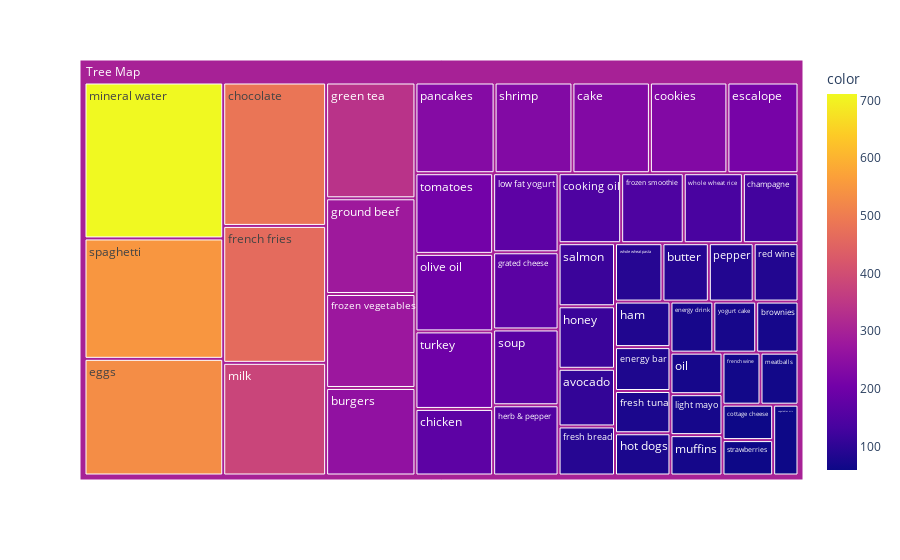

Notebook code for this chart:
### Code cell
import plotly.express as px
df_table["all"] = "Tree Map"
fig = px.treemap(df_table.head(50), path=['all', "items"], values='transactions',
                  color=df_table["transactions"].head(50),
                )
fig.show()

### Figure 1 — Plotly figure (JSON) as saved in the notebook; plotly's stock layout.template omitted (floating-point values rounded to 4 significant figures)
{"data": [{"branchvalues": "total", "customdata": [[107], [71], [257], [89], [231], [128], [170], [485], [231], [144], [59], [532], [80], [72], [212], [463], [65], [91], [77], [144], [276], [166], [340], [281], [83], [151], [116], [77], [70], [170], [65], [381], [711], [69], [71], [198], [236], [86], [86], [117], [232], [163], [549], [59], [206], [198], [59], [91], [136], [72], [300.0]], "domain": {"x": [0, 1], "y": [0, 1]}, "hovertemplate": "labels=%{label}<br>transactions=%{value}<br>parent=%{parent}<br>id=%{id}<br>color=%{color}<extra></extra>", "ids": ["Tree Map/avocado", "Tree Map/brownies", "Tree Map/burgers", "Tree Map/butter", "Tree Map/cake", "Tree Map/champagne", "Tree Map/chicken", "Tree Map/chocolate", "Tree Map/cookies", "Tree Map/cooking oil", "Tree Map/cottage cheese", "Tree Map/eggs", "Tree Map/energy bar", "Tree Map/energy drink", "Tree Map/escalope", "Tree Map/french fries", "Tree Map/french wine", "Tree Map/fresh bread", "Tree Map/fresh tuna", "Tree Map/frozen smoothie", "Tree Map/frozen vegetables", "Tree Map/grated cheese", "Tree Map/green tea", "Tree Map/ground beef", "Tree Map/ham", "Tree Map/herb & pepper", "Tree Map/honey", "Tree Map/hot dogs", "Tree Map/light mayo", "Tree Map/low fat yogurt", "Tree Map/meatballs", "Tree Map/milk", "Tree Map/mineral water", "Tree Map/muffins", "Tree Map/oil", "Tree Map/olive oil", "Tree Map/pancakes", "Tree Map/pepper", "Tree Map/red wine", "Tree Map/salmon", "Tree Map/shrimp", "Tree Map/soup", "Tree Map/spaghetti", "Tree Map/strawberries", "Tree Map/tomatoes", "Tree Map/turkey", "Tree Map/vegetables mix", "Tree Map/whole wheat pasta", "Tree Map/whole wheat rice", "Tree Map/yogurt cake", "Tree Map"], "labels": ["avocado", "brownies", "burgers", "butter", "cake", "champagne", "chicken", "chocolate", "cookies", "cooking oil", "cottage cheese", "eggs", "energy bar", "energy drink", "escalope", "french fries", "french wine", "fresh bread", "fresh tuna", "frozen smoothie", "frozen vegetables", "grated cheese", "green tea", "ground beef", "ham", "herb & pepper", "honey", "hot dogs", "light mayo", "low fat yogurt", "meatballs", "milk", "mineral water", "muffins", "oil", "olive oil", "pancakes", "pepper", "red wine", "salmon", "shrimp", "soup", "spaghetti", "strawberries", "tomatoes", "turkey", "vegetables mix", "whole wheat pasta", "whole wheat rice", "yogurt cake", "Tree Map"], "marker": {"coloraxis": "coloraxis", "colors": [107, 71, 257, 89, 231, 128, 170, 485, 231, 144, 59, 532, 80, 72, 212, 463, 65, 91, 77, 144, 276, 166, 340, 281, 83, 151, 116, 77, 70, 170, 65, 381, 711, 69, 71, 198, 236, 86, 86, 117, 232, 163, 549, 59, 206, 198, 59, 91, 136, 72, 300.0]}, "name": "", "parents": ["Tree Map", "Tree Map", "Tree Map", "Tree Map", "Tree Map", "Tree Map", "Tree Map", "Tree Map", "Tree Map", "Tree Map", "Tree Map", "Tree Map", "Tree Map", "Tree Map", "Tree Map", "Tree Map", "Tree Map", "Tree Map", "Tree Map", "Tree Map", "Tree Map", "Tree Map", "Tree Map", "Tree Map", "Tree Map", "Tree Map", "Tree Map", "Tree Map", "Tree Map", "Tree Map", "Tree Map", "Tree Map", "Tree Map", "Tree Map", "Tree Map", "Tree Map", "Tree Map", "Tree Map", "Tree Map", "Tree Map", "Tree Map", "Tree Map", "Tree Map", "Tree Map", "Tree Map", "Tree Map", "Tree Map", "Tree Map", "Tree Map", "Tree Map", ""], "type": "treemap", "values": [107, 71, 257, 89, 231, 128, 170, 485, 231, 144, 59, 532, 80, 72, 212, 463, 65, 91, 77, 144, 276, 166, 340, 281, 83, 151, 116, 77, 70, 170, 65, 381, 711, 69, 71, 198, 236, 86, 86, 117, 232, 163, 549, 59, 206, 198, 59, 91, 136, 72, 9223]}], "layout": {"autosize": true, "coloraxis": {"colorbar": {"title": {"text": "color"}}, "colorscale": [[0, "#0d0887"], [0.1111, "#46039f"], [0.2222, "#7201a8"], [0.3333, "#9c179e"], [0.4444, "#bd3786"], [0.5556, "#d8576b"], [0.6667, "#ed7953"], [0.7778, "#fb9f3a"], [0.8889, "#fdca26"], [1, "#f0f921"]]}, "legend": {"tracegroupgap": 0}, "margin": {"t": 60}}}
